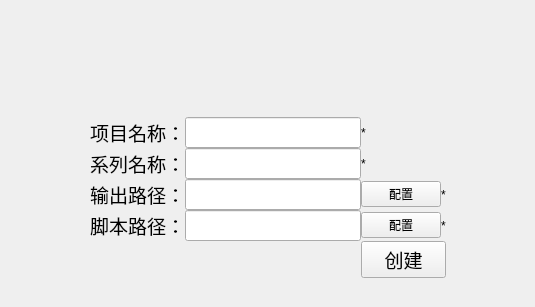
<?xml version="1.0" encoding="UTF-8"?>
<ui version="4.0">
 <class>CreateProForm</class>
 <widget class="QWidget" name="CreateProForm">
  <property name="geometry">
   <rect>
    <x>0</x>
    <y>0</y>
    <width>535</width>
    <height>307</height>
   </rect>
  </property>
  <property name="windowTitle">
   <string>Form</string>
  </property>
  <layout class="QVBoxLayout" name="verticalLayout">
   <property name="spacing">
    <number>0</number>
   </property>
   <property name="leftMargin">
    <number>0</number>
   </property>
   <property name="topMargin">
    <number>0</number>
   </property>
   <property name="rightMargin">
    <number>0</number>
   </property>
   <property name="bottomMargin">
    <number>0</number>
   </property>
   <item>
    <layout class="QGridLayout" name="gridLayout_2">
     <item row="0" column="1">
      <spacer name="verticalSpacer">
       <property name="orientation">
        <enum>Qt::Vertical</enum>
       </property>
       <property name="sizeHint" stdset="0">
        <size>
         <width>20</width>
         <height>128</height>
        </size>
       </property>
      </spacer>
     </item>
     <item row="1" column="0">
      <spacer name="horizontalSpacer_2">
       <property name="orientation">
        <enum>Qt::Horizontal</enum>
       </property>
       <property name="sizeHint" stdset="0">
        <size>
         <width>40</width>
         <height>20</height>
        </size>
       </property>
      </spacer>
     </item>
     <item row="1" column="1">
      <layout class="QGridLayout" name="gridLayout">
       <item row="4" column="1" colspan="2">
        <widget class="QPushButton" name="create">
         <property name="font">
          <font>
           <pointsize>14</pointsize>
          </font>
         </property>
         <property name="text">
          <string>创建</string>
         </property>
        </widget>
       </item>
       <item row="4" column="0">
        <spacer name="horizontalSpacer">
         <property name="orientation">
          <enum>Qt::Horizontal</enum>
         </property>
         <property name="sizeHint" stdset="0">
          <size>
           <width>258</width>
           <height>20</height>
          </size>
         </property>
        </spacer>
       </item>
       <item row="3" column="2">
        <layout class="QHBoxLayout" name="horizontalLayout_7">
         <item>
          <widget class="QPushButton" name="scriptPathCfg">
           <property name="text">
            <string>配置</string>
           </property>
          </widget>
         </item>
         <item>
          <widget class="QLabel" name="label_7">
           <property name="text">
            <string>*</string>
           </property>
          </widget>
         </item>
        </layout>
       </item>
       <item row="2" column="0" colspan="2">
        <layout class="QHBoxLayout" name="horizontalLayout_5">
         <item>
          <widget class="QLabel" name="label_2">
           <property name="font">
            <font>
             <pointsize>14</pointsize>
            </font>
           </property>
           <property name="text">
            <string>输出路径：</string>
           </property>
          </widget>
         </item>
         <item>
          <widget class="QLineEdit" name="outPath">
           <property name="font">
            <font>
             <pointsize>14</pointsize>
            </font>
           </property>
          </widget>
         </item>
        </layout>
       </item>
       <item row="2" column="2">
        <layout class="QHBoxLayout" name="horizontalLayout_8">
         <item>
          <widget class="QPushButton" name="outPathCfg">
           <property name="sizePolicy">
            <sizepolicy hsizetype="Preferred" vsizetype="Fixed">
             <horstretch>0</horstretch>
             <verstretch>0</verstretch>
            </sizepolicy>
           </property>
           <property name="text">
            <string>配置</string>
           </property>
          </widget>
         </item>
         <item>
          <widget class="QLabel" name="label_6">
           <property name="text">
            <string>*</string>
           </property>
          </widget>
         </item>
        </layout>
       </item>
       <item row="3" column="0" colspan="2">
        <layout class="QHBoxLayout" name="horizontalLayout_6">
         <item>
          <widget class="QLabel" name="label_4">
           <property name="font">
            <font>
             <pointsize>14</pointsize>
            </font>
           </property>
           <property name="text">
            <string>脚本路径：</string>
           </property>
          </widget>
         </item>
         <item>
          <widget class="QLineEdit" name="scriptPath">
           <property name="font">
            <font>
             <pointsize>14</pointsize>
            </font>
           </property>
          </widget>
         </item>
        </layout>
       </item>
       <item row="0" column="0" colspan="2">
        <layout class="QHBoxLayout" name="horizontalLayout_3">
         <item>
          <widget class="QLabel" name="label">
           <property name="font">
            <font>
             <pointsize>14</pointsize>
            </font>
           </property>
           <property name="text">
            <string>项目名称：</string>
           </property>
          </widget>
         </item>
         <item>
          <widget class="QLineEdit" name="projectName">
           <property name="font">
            <font>
             <pointsize>14</pointsize>
            </font>
           </property>
          </widget>
         </item>
        </layout>
       </item>
       <item row="1" column="0" colspan="2">
        <layout class="QHBoxLayout" name="horizontalLayout_4">
         <item>
          <widget class="QLabel" name="label_3">
           <property name="font">
            <font>
             <pointsize>14</pointsize>
            </font>
           </property>
           <property name="text">
            <string>系列名称：</string>
           </property>
          </widget>
         </item>
         <item>
          <widget class="QLineEdit" name="serialName">
           <property name="font">
            <font>
             <pointsize>14</pointsize>
            </font>
           </property>
          </widget>
         </item>
        </layout>
       </item>
       <item row="0" column="2">
        <widget class="QLabel" name="label_8">
         <property name="text">
          <string>*</string>
         </property>
        </widget>
       </item>
       <item row="1" column="2">
        <widget class="QLabel" name="label_9">
         <property name="text">
          <string>*</string>
         </property>
        </widget>
       </item>
      </layout>
     </item>
     <item row="1" column="2">
      <spacer name="horizontalSpacer_3">
       <property name="orientation">
        <enum>Qt::Horizontal</enum>
       </property>
       <property name="sizeHint" stdset="0">
        <size>
         <width>40</width>
         <height>20</height>
        </size>
       </property>
      </spacer>
     </item>
     <item row="2" column="1">
      <spacer name="verticalSpacer_2">
       <property name="orientation">
        <enum>Qt::Vertical</enum>
       </property>
       <property name="sizeHint" stdset="0">
        <size>
         <width>20</width>
         <height>40</height>
        </size>
       </property>
      </spacer>
     </item>
    </layout>
   </item>
  </layout>
 </widget>
 <resources/>
 <connections/>
</ui>
